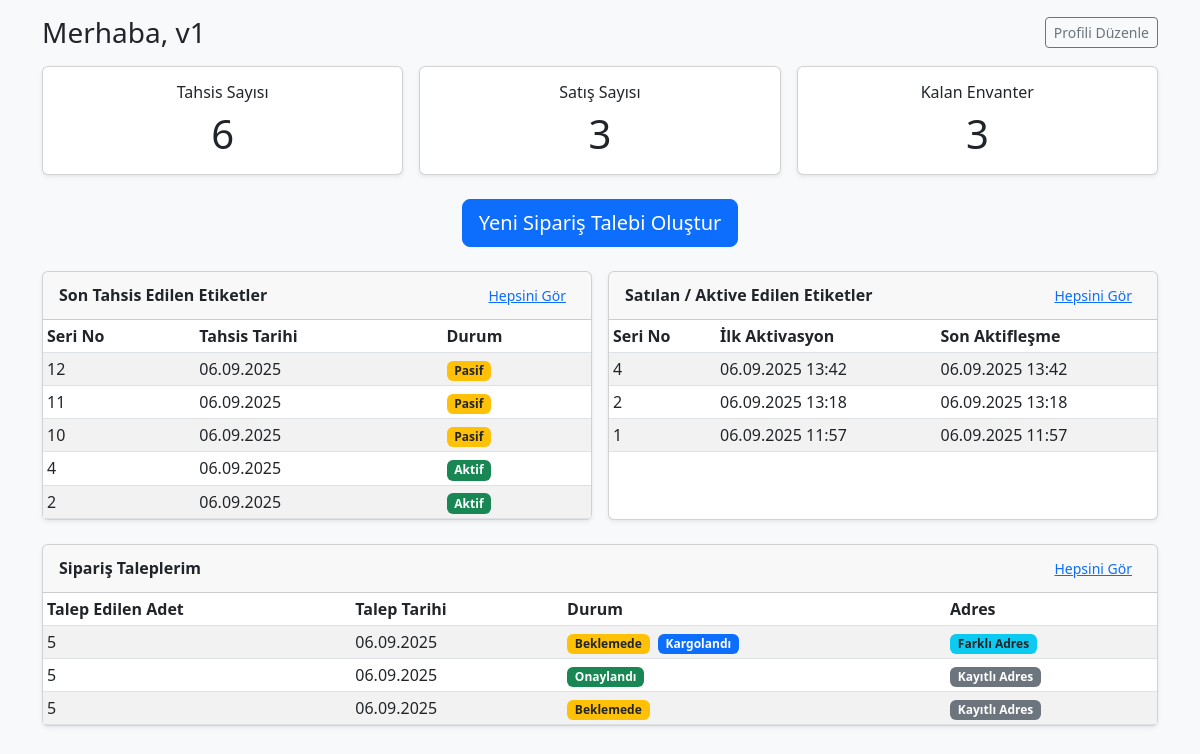
The app's page /veteriner/panel/ (signed in) with its own data.
### veteriner/models.py (models this page shows, shortened)
class Veteriner(models.Model):
    ad = models.CharField(max_length=150)
    telefon = models.CharField(max_length=30, blank=True)
    email = models.EmailField(blank=True)
    il = models.CharField(max_length=50, blank=True)
    ilce = models.CharField(max_length=50, blank=True)
    adres_detay = models.TextField(blank=True)
    kullanici = models.OneToOneField(
        User, null=True, blank=True,
        on_delete=models.SET_NULL, related_name='veteriner_profili'
    )
    aktif = models.BooleanField(default=True)
    olusturulma = models.DateTimeField(auto_now_add=True)
    odeme_modeli = models.CharField(max_length=10, choices=ODEME_SECENEKLERI, default=ODEME_PESIN)
    tahsis_sayisi = models.PositiveIntegerField(default=0)
    satis_sayisi = models.PositiveIntegerField(default=0)
    @property
    def kalan_envanter(self) -> int:
        return max((self.tahsis_sayisi or 0) - (self.satis_sayisi or 0), 0)

class SiparisIstemi(models.Model):
    veteriner = models.ForeignKey(Veteriner, on_delete=models.CASCADE, related_name='siparis_istekleri')
    talep_edilen_adet = models.PositiveIntegerField(default=5, validators=[MinValueValidator(5)])
    talep_tarihi = models.DateTimeField(auto_now_add=True)
    onaylandi = models.BooleanField(default=False)
    onay_tarihi = models.DateTimeField(null=True, blank=True)
    kargolandimi = models.BooleanField(default=False)
    kargo_tarihi = models.DateTimeField(null=True, blank=True)
    kargo_sirketi = models.CharField(max_length=20, choices=KARGO_SECENEKLERI, blank=True)
    kargo_takip_no = models.CharField(max_length=100, blank=True)
    farkli_adres_kullan = models.BooleanField(default=False)
    il = models.CharField(max_length=50, blank=True)
    ilce = models.CharField(max_length=50, blank=True)
    adres_detay = models.TextField(blank=True)
    numune_mi = models.BooleanField(default=False)
    odeme_durumu = models.CharField(max_length=12, choices=ODEME_DURUM_SEC, default=OD_BEKE)
    odeme_tutari = models.DecimalField(max_digits=10, decimal_places=2, null=True, blank=True)
    odeme_para_birimi = models.CharField(max_length=6, default='TRY')
    odeme_yontemi = models.CharField(max_length=10, choices=ODEME_YONTEM_SEC, blank=True)
    odeme_alinma_tarihi = models.DateTimeField(null=True, blank=True)

### anahtarlik/models.py (models this page shows, shortened)
class Etiket(models.Model):
    etiket_id = models.UUIDField(default=uuid.uuid4, editable=False, unique=True)
    seri_numarasi = models.CharField(max_length=50, unique=True)
    evcil_hayvan = models.OneToOneField('EvcilHayvan', on_delete=models.CASCADE, null=True, blank=True)
    qr_kod_url = models.URLField(blank=True)
    aktif = models.BooleanField(default=False)
    olusturulma_tarihi = models.DateTimeField(auto_now_add=True)
    kilitli = models.BooleanField(default=False)
    kanal = models.CharField(max_length=10, choices=KANAL_SECENEKLERI)
    satici_veteriner = models.ForeignKey(
        'veteriner.Veteriner', null=True, blank=True, on_delete=models.SET_NULL, related_name='sattigi_etiketler'
    )
    satici_petshop = models.ForeignKey(
        'petshop.Petshop', null=True, blank=True, on_delete=models.SET_NULL, related_name='sattigi_etiketler'
    )
    tahsis_tarihi = models.DateTimeField(null=True, blank=True)
    first_activated_at = models.DateTimeField(null=True, blank=True)
    aktiflestiren = models.ForeignKey(
        settings.AUTH_USER_MODEL, null=True, blank=True, on_delete=models.SET_NULL, related_name='aktiflestirdigi_etiketler'
    )
    aktiflestirme_tarihi = models.DateTimeField(null=True, blank=True)
    aktivasyon_sayisi = models.PositiveIntegerField(default=0)
    class Meta:
        constraints = [
            models.CheckConstraint(
                name='etiket_vet_icin_veteriner_zorunlu',
                check=(models.Q(kanal__isnull=True) | ~models.Q(kanal=KANAL_VET) | models.Q(satici_veteriner__isnull=False))
            ),
            models.CheckConstraint(
                name='etiket_shop_icin_petshop_zorunlu',
                check=(models.Q(kanal__isnull=True) | ~models.Q(kanal=KANAL_SHOP) | models.Q(satici_petshop__isnull=False))
            ),
            models.CheckConstraint(
                name='etiket_online_icin_partner_bos',
                check=(
                    models.Q(kanal__isnull=True)
                    | ~models.Q(kanal=KANAL_ONLINE)
                    | (models.Q(satici_veteriner__isnull=True) & models.Q(satici_petshop__isnull=True))
                )
            ),
        ]

### veteriner/views.py (the view)
# urls.py: path("panel/", views.veteriner_paneli, name="veteriner_paneli"),
@login_required
def veteriner_paneli(request):
    vet = getattr(request.user, 'veteriner_profili', None)
    if vet is None or not vet.il or not vet.adres_detay:
        messages.info(request, "Lütfen veteriner profilinizi tamamlayın.")
        return redirect("veteriner:veteriner_profil_tamamla")
    if request.method == 'POST':
        form = SiparisForm(request.POST)
        if form.is_valid():
            siparis = form.save(commit=False)
            siparis.veteriner = vet
            if not siparis.farkli_adres_kullan:
                siparis.il = vet.il
                siparis.ilce = vet.ilce
                siparis.adres_detay = vet.adres_detay
            siparis.save()
            messages.success(request, "Sipariş talebiniz alındı.")
            return redirect('veteriner:veteriner_paneli')
    else:
        form = SiparisForm()
    tahsis_qs = Etiket.objects.filter(satici_veteriner=vet, kanal=KANAL_VET).order_by("-tahsis_tarihi", "-olusturulma_tarihi")
    satilan_qs = tahsis_qs.filter(aktif=True)
    siparis_qs = SiparisIstemi.objects.filter(veteriner=vet).order_by('-talep_tarihi')
    context = {
        "vet": vet,
        "tahsis_sayisi": tahsis_qs.count(),
        "satis_sayisi": satilan_qs.count(),
        "kalan_envanter": vet.kalan_envanter,
        "tahsis_edilenler": tahsis_qs[:5],
        "satilanlar": satilan_qs[:5],
        "siparis_istekleri": siparis_qs[:5],
        "siparis_form": form,
    }
    return render(request, "veteriner/panel.html", context)

### courseapp/context_processors.py (called while the page is built, shortened)
def sepet_ozeti(request):
    sepet = request.session.get('sepet', {})
    if isinstance(sepet, list):  # Eski liste ise dict'e çevir (hata önle)
        new_sepet = {}
        for pk in sepet:
            new_sepet[str(pk)] = new_sepet.get(str(pk), 0) + 1
        request.session['sepet'] = new_sepet
        sepet = new_sepet
    sepet_items = []
    toplam = 0
    adet = 0
    return {
        'sepet_items': sepet_items,
        'sepet_toplam': toplam,
        'sepet_adet': adet,
    }

### veteriner/templates/veteriner/panel.html (shortened to what this page needs)
{% load static %}
<!DOCTYPE html>
<html lang="tr">
<head>
  <link href="https://cdn.jsdelivr.net/npm/bootstrap@5.3.0/dist/css/bootstrap.min.css" rel="stylesheet">
</head>
<body class="bg-light p-3">
  <div class="container">
    <div class="d-flex justify-content-between align-items-center mb-3">
      <h3 class="mb-0">Merhaba, {{ vet.ad|default:request.user.username }}</h3>
      <a href="{% url 'veteriner:veteriner_profil_tamamla' %}" class="btn btn-outline-secondary btn-sm">
        Profili Düzenle
      </a>
    </div>
    <div class="row g-3 mb-4">
      <div class="col-md-4">
        <div class="card shadow-sm h-100">
          <div class="card-body text-center">
            <h6 class="card-title">Tahsis Sayısı</h6>
            <p class="display-6 mb-0">{{ tahsis_sayisi }}</p>
          </div>
        </div>
      </div>
      <div class="col-md-4">
        <div class="card shadow-sm h-100">
          <div class="card-body text-center">
            <h6 class="card-title">Satış Sayısı</h6>
            <p class="display-6 mb-0">{{ satis_sayisi }}</p>
          </div>
        </div>
      </div>
      <div class="col-md-4">
        <div class="card shadow-sm h-100">
          <div class="card-body text-center">
            <h6 class="card-title">Kalan Envanter</h6>
            <p class="display-6 mb-0">{{ kalan_envanter }}</p>
          </div>
        </div>
      </div>
    </div>
    <div class="row g-3 mb-4">
      <div class="col-12 text-center">
        <button type="button" class="btn btn-lg btn-primary" data-bs-toggle="modal" data-bs-target="#siparisModal">
          Yeni Sipariş Talebi Oluştur
        </button>
      </div>
    </div>
    <div class="row g-3 mb-4">
      <div class="col-lg-6">
        <div class="card shadow-sm h-100">
          <div class="card-header d-flex justify-content-between align-items-center">
            <strong>Son Tahsis Edilen Etiketler</strong>
            <a href="{% url 'veteriner:tahsis_listesi' %}" class="btn btn-sm btn-link">Hepsini Gör</a>
          </div>
          <div class="card-body p-0">
            <div class="table-responsive">
              <table class="table mb-0 table-sm table-striped">
                <thead>
                  <tr>
                    <th>Seri No</th>
                    <th>Tahsis Tarihi</th>
                    <th>Durum</th>
                  </tr>
                </thead>
                <tbody>
                {% for e in tahsis_edilenler %}
                  <tr>
                    <td>{{ e.seri_numarasi }}</td>
                    <td>{{ e.tahsis_tarihi|date:"d.m.Y" }}</td>
                    <td>
                      {% if e.aktif %}
                        <span class="badge bg-success">Aktif</span>
                      {% else %}
                        <span class="badge bg-warning text-dark">Pasif</span>
                      {% endif %}
                    </td>
                  </tr>
                {% empty %}
                  <tr><td colspan="3" class="text-muted p-3">Tahsis edilmiş etiket yok.</td></tr>
                {% endfor %}
                </tbody>
              </table>
            </div>
          </div>
        </div>
      </div>
      <div class="col-lg-6">
        <div class="card shadow-sm h-100">
          <div class="card-header d-flex justify-content-between align-items-center">
            <strong>Satılan / Aktive Edilen Etiketler</strong>
            <a href="{% url 'veteriner:satis_listesi' %}" class="btn btn-sm btn-link">Hepsini Gör</a>
          </div>
          <div class="card-body p-0">
            <div class="table-responsive">
              <table class="table mb-0 table-sm table-striped">
                <thead>
                  <tr>
                    <th>Seri No</th>
                    <th>İlk Aktivasyon</th>
                    <th>Son Aktifleşme</th>
                  </tr>
                </thead>
                <tbody>
                {% for e in satilanlar %}
                  <tr>
                    <td>{{ e.seri_numarasi }}</td>
                    <td>{{ e.first_activated_at|date:"d.m.Y H:i" }}</td>
                    <td>{{ e.aktiflestirme_tarihi|date:"d.m.Y H:i" }}</td>
                  </tr>
                {% empty %}
                  <tr><td colspan="3" class="text-muted p-3">Kayıt yok.</td></tr>
                {% endfor %}
                </tbody>
              </table>
            </div>
          </div>
        </div>
      </div>
    </div>
    <div class="row mb-4">
      <div class="col-12">
        <div class="card shadow-sm">
          <div class="card-header d-flex justify-content-between align-items-center">
            <strong>Sipariş Taleplerim</strong>
            <a href="{% url 'veteriner:siparis_listesi' %}" class="btn btn-sm btn-link">Hepsini Gör</a>
          </div>
          <div class="card-body p-0">
            <div class="table-responsive">
              <table class="table mb-0 table-sm table-striped">
                <thead>
                  <tr>
                    <th>Talep Edilen Adet</th>
                    <th>Talep Tarihi</th>
                    <th>Durum</th>
                    <th>Adres</th>
                  </tr>
                </thead>
                <tbody>
                {% for s in siparis_istekleri %}
                  <tr>
                    <td>{{ s.talep_edilen_adet }}</td>
                    <td>{{ s.talep_tarihi|date:"d.m.Y" }}</td>
                    <td>
                      {% if s.onaylandi %}
                        <span class="badge bg-success">Onaylandı</span>
                      {% else %}
                        <span class="badge bg-warning text-dark">Beklemede</span>
                      {% endif %}
                      {% if s.kargolandimi %}
                        <span class="badge bg-primary ms-1">Kargolandı</span>
                      {% endif %}
                    </td>
                    <td>
                      {% if s.farkli_adres_kullan %}
                        <span class="badge bg-info text-dark">Farklı Adres</span>
                      {% else %}
                        <span class="badge bg-secondary">Kayıtlı Adres</span>
                      {% endif %}
                    </td>
                  </tr>
                {% empty %}
                  <tr>
                    <td colspan="4" class="text-muted p-3">Henüz sipariş talebiniz bulunmamaktadır.</td>
                  </tr>
                {% endfor %}
                </tbody>
              </table>
            </div>
          </div>
        </div>
      </div>
    </div>
  </div>
</body>
</html>

### records on screen
Veteriner: ad "v1"
Etiket: seri_numarasi "12", tahsis_tarihi "06.09.2025", aktif "Pasif"
Etiket: seri_numarasi "11", tahsis_tarihi "06.09.2025", aktif "Pasif"
Etiket: seri_numarasi "10", tahsis_tarihi "06.09.2025", aktif "Pasif"
Etiket: seri_numarasi "4", tahsis_tarihi "06.09.2025", aktif "Aktif", first_activated_at "06.09.2025 13:42", aktiflestirme_tarihi "06.09.2025 13:42"
Etiket: seri_numarasi "2", tahsis_tarihi "06.09.2025", aktif "Aktif", first_activated_at "06.09.2025 13:18", aktiflestirme_tarihi "06.09.2025 13:18"
Etiket: seri_numarasi "1", first_activated_at "06.09.2025 11:57", aktiflestirme_tarihi "06.09.2025 11:57"
SiparisIstemi: talep_edilen_adet "5", talep_tarihi "06.09.2025", onaylandi "Beklemede", kargolandimi "Kargolandı", farkli_adres_kullan "Farklı Adres"
SiparisIstemi: talep_edilen_adet "5", talep_tarihi "06.09.2025", onaylandi "Onaylandı", farkli_adres_kullan "Kayıtlı Adres"
SiparisIstemi: talep_edilen_adet "5", talep_tarihi "06.09.2025", onaylandi "Beklemede", farkli_adres_kullan "Kayıtlı Adres"

### other values on screen
{{ tahsis_sayisi }} "6"
{{ satis_sayisi }} "3"
{{ kalan_envanter }} "3"
